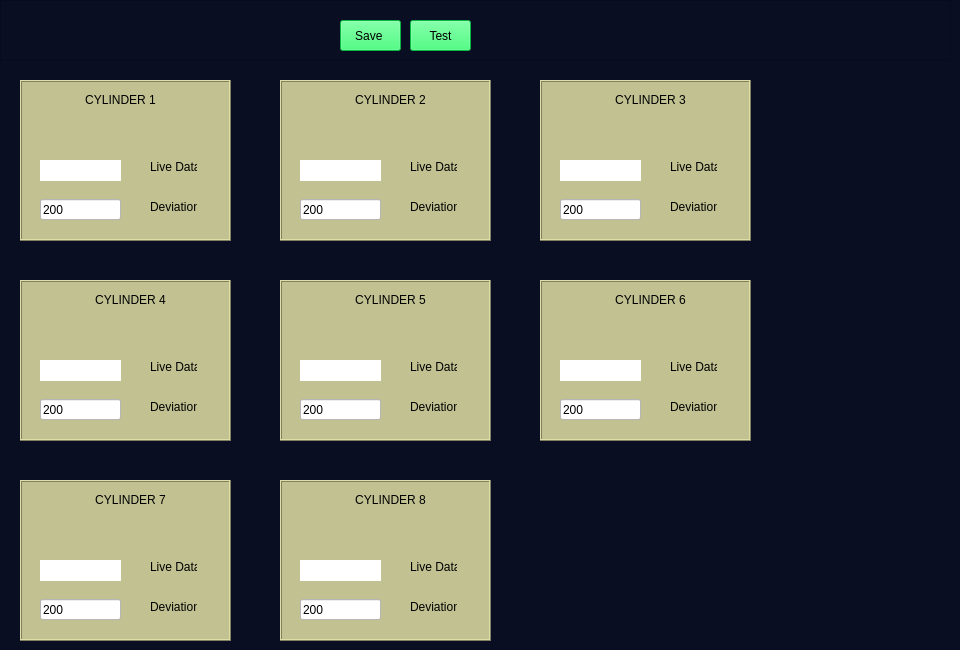
       <widget class="QWidget" name="Tab_Conf">
        <property name="styleSheet">
         <string notr="true">QWidget{
background-color: rgb(10, 14, 35);

}</string>
        </property>
        <attribute name="title">
         <string>Main Engine</string>
        </attribute>
        <widget class="QFrame" name="frame_SeaWaterPump_2">
         <property name="geometry">
          <rect>
           <x>20</x>
           <y>80</y>
           <width>211</width>
           <height>161</height>
          </rect>
         </property>
         <property name="styleSheet">
          <string notr="true">QFrame{
	background-color:rgb(193, 193, 145) ;
}</string>
         </property>
         <property name="frameShape">
          <enum>QFrame::Box</enum>
         </property>
         <property name="frameShadow">
          <enum>QFrame::Raised</enum>
         </property>
         <widget class="QLabel" name="label_13">
          <property name="geometry">
           <rect>
            <x>130</x>
            <y>80</y>
            <width>47</width>
            <height>13</height>
           </rect>
          </property>
          <property name="text">
           <string>Live Data</string>
          </property>
         </widget>
         <widget class="QLabel" name="label_14">
          <property name="geometry">
           <rect>
            <x>130</x>
            <y>120</y>
            <width>47</width>
            <height>13</height>
           </rect>
          </property>
          <property name="text">
           <string>Deviation</string>
          </property>
         </widget>
         <widget class="QLabel" name="lab_c1">
          <property name="geometry">
           <rect>
            <x>20</x>
            <y>80</y>
            <width>81</width>
            <height>21</height>
           </rect>
          </property>
          <property name="styleSheet">
           <string notr="true">background-color: rgb(255, 255, 255);</string>
          </property>
          <property name="text">
           <string/>
          </property>
         </widget>
         <widget class="QLabel" name="label_35">
          <property name="geometry">
           <rect>
            <x>50</x>
            <y>10</y>
            <width>101</width>
            <height>20</height>
           </rect>
          </property>
          <property name="styleSheet">
           <string notr="true">font: 75 12pt &quot;Times New Roman&quot;;</string>
          </property>
          <property name="text">
           <string>CYLINDER 1</string>
          </property>
          <property name="alignment">
           <set>Qt::AlignCenter</set>
          </property>
         </widget>
         <widget class="QLineEdit" name="line_c1">
          <property name="geometry">
           <rect>
            <x>20</x>
            <y>119</y>
            <width>81</width>
            <height>21</height>
           </rect>
          </property>
          <property name="styleSheet">
           <string notr="true">background-color: rgb(255, 255, 255);</string>
          </property>
          <property name="text">
           <string>200</string>
          </property>
         </widget>
         <widget class="QLabel" name="lab_icon">
          <property name="geometry">
           <rect>
            <x>20</x>
            <y>40</y>
            <width>33</width>
            <height>33</height>
           </rect>
          </property>
          <property name="text">
           <string/>
          </property>
          <property name="scaledContents">
           <bool>true</bool>
          </property>
         </widget>
        </widget>
        <widget class="QFrame" name="frame_SeaWaterPump_4">
         <property name="geometry">
          <rect>
           <x>20</x>
           <y>280</y>
           <width>211</width>
           <height>161</height>
          </rect>
         </property>
         <property name="styleSheet">
          <string notr="true">QFrame{
	background-color:rgb(193, 193, 145) ;
}</string>
         </property>
         <property name="frameShape">
          <enum>QFrame::Box</enum>
         </property>
         <property name="frameShadow">
          <enum>QFrame::Raised</enum>
         </property>
         <widget class="QLabel" name="label_17">
          <property name="geometry">
           <rect>
            <x>130</x>
            <y>80</y>
            <width>47</width>
            <height>13</height>
           </rect>
          </property>
          <property name="text">
           <string>Live Data</string>
          </property>
         </widget>
         <widget class="QLabel" name="label_18">
          <property name="geometry">
           <rect>
            <x>130</x>
            <y>120</y>
            <width>47</width>
            <height>13</height>
           </rect>
          </property>
          <property name="text">
           <string>Deviation</string>
          </property>
         </widget>
         <widget class="QLabel" name="lab_c4">
          <property name="geometry">
           <rect>
            <x>20</x>
            <y>80</y>
            <width>81</width>
            <height>21</height>
           </rect>
          </property>
          <property name="styleSheet">
           <string notr="true">background-color: rgb(255, 255, 255);</string>
          </property>
          <property name="text">
           <string/>
          </property>
         </widget>
         <widget class="QLabel" name="label_43">
          <property name="geometry">
           <rect>
            <x>40</x>
            <y>10</y>
            <width>141</width>
            <height>20</height>
           </rect>
          </property>
          <property name="styleSheet">
           <string notr="true">font: 75 12pt &quot;Times New Roman&quot;;</string>
          </property>
          <property name="text">
           <string>CYLINDER 4</string>
          </property>
          <property name="alignment">
           <set>Qt::AlignCenter</set>
          </property>
         </widget>
         <widget class="QLineEdit" name="line_c4">
          <property name="geometry">
           <rect>
            <x>20</x>
            <y>119</y>
            <width>81</width>
            <height>21</height>
           </rect>
          </property>
          <property name="styleSheet">
           <string notr="true">background-color: rgb(255, 255, 255);</string>
          </property>
          <property name="text">
           <string>200</string>
          </property>
         </widget>
         <widget class="QLabel" name="lab_icon_4">
          <property name="geometry">
           <rect>
            <x>20</x>
            <y>40</y>
            <width>33</width>
            <height>33</height>
           </rect>
          </property>
          <property name="text">
           <string/>
          </property>
          <property name="scaledContents">
           <bool>true</bool>
          </property>
         </widget>
        </widget>
        <widget class="QFrame" name="frame_SeaWaterPump_3">
         <property name="geometry">
          <rect>
           <x>280</x>
           <y>80</y>
           <width>211</width>
           <height>161</height>
          </rect>
         </property>
         <property name="styleSheet">
          <string notr="true">QFrame{
	background-color:rgb(193, 193, 145) ;
}</string>
         </property>
         <property name="frameShape">
          <enum>QFrame::Box</enum>
         </property>
         <property name="frameShadow">
          <enum>QFrame::Raised</enum>
         </property>
         <widget class="QLabel" name="label_15">
          <property name="geometry">
           <rect>
            <x>130</x>
            <y>80</y>
            <width>47</width>
            <height>13</height>
           </rect>
          </property>
          <property name="text">
           <string>Live Data</string>
          </property>
         </widget>
         <widget class="QLabel" name="label_16">
          <property name="geometry">
           <rect>
            <x>130</x>
            <y>120</y>
            <width>47</width>
            <height>13</height>
           </rect>
          </property>
          <property name="text">
           <string>Deviation</string>
          </property>
         </widget>
         <widget class="QLabel" name="lab_c2">
          <property name="geometry">
           <rect>
            <x>20</x>
            <y>80</y>
            <width>81</width>
            <height>21</height>
           </rect>
          </property>
          <property name="styleSheet">
           <string notr="true">background-color: rgb(255, 255, 255);</string>
          </property>
          <property name="text">
           <string/>
          </property>
         </widget>
         <widget class="QLabel" name="label_37">
          <property name="geometry">
           <rect>
            <x>40</x>
            <y>10</y>
            <width>141</width>
            <height>20</height>
           </rect>
          </property>
          <property name="styleSheet">
           <string notr="true">font: 75 12pt &quot;Times New Roman&quot;;</string>
          </property>
          <property name="text">
           <string>CYLINDER 2</string>
          </property>
          <property name="alignment">
           <set>Qt::AlignCenter</set>
          </property>
         </widget>
         <widget class="QLineEdit" name="line_c2">
          <property name="geometry">
           <rect>
            <x>20</x>
            <y>119</y>
            <width>81</width>
            <height>21</height>
           </rect>
          </property>
          <property name="styleSheet">
           <string notr="true">background-color: rgb(255, 255, 255);</string>
          </property>
          <property name="text">
           <string>200</string>
          </property>
         </widget>
         <widget class="QLabel" name="lab_icon_2">
          <property name="geometry">
           <rect>
            <x>20</x>
            <y>40</y>
            <width>33</width>
            <height>33</height>
           </rect>
          </property>
          <property name="text">
           <string/>
          </property>
          <property name="scaledContents">
           <bool>true</bool>
          </property>
         </widget>
        </widget>
        <widget class="QFrame" name="frame_SeaWaterPump_5">
         <property name="geometry">
          <rect>
           <x>280</x>
           <y>280</y>
           <width>211</width>
           <height>161</height>
          </rect>
         </property>
         <property name="styleSheet">
          <string notr="true">QFrame{
	background-color:rgb(193, 193, 145) ;
}</string>
         </property>
         <property name="frameShape">
          <enum>QFrame::Box</enum>
         </property>
         <property name="frameShadow">
          <enum>QFrame::Raised</enum>
         </property>
         <widget class="QLabel" name="label_19">
          <property name="geometry">
           <rect>
            <x>130</x>
            <y>80</y>
            <width>47</width>
            <height>13</height>
           </rect>
          </property>
          <property name="text">
           <string>Live Data</string>
          </property>
         </widget>
         <widget class="QLabel" name="label_20">
          <property name="geometry">
           <rect>
            <x>130</x>
            <y>120</y>
            <width>47</width>
            <height>13</height>
           </rect>
          </property>
          <property name="text">
           <string>Deviation</string>
          </property>
         </widget>
         <widget class="QLabel" name="lab_c5">
          <property name="geometry">
           <rect>
            <x>20</x>
            <y>80</y>
            <width>81</width>
            <height>21</height>
           </rect>
          </property>
          <property name="styleSheet">
           <string notr="true">background-color: rgb(255, 255, 255);</string>
          </property>
          <property name="text">
           <string/>
          </property>
         </widget>
         <widget class="QLabel" name="label_45">
          <property name="geometry">
           <rect>
            <x>40</x>
            <y>10</y>
            <width>141</width>
            <height>20</height>
           </rect>
          </property>
          <property name="styleSheet">
           <string notr="true">font: 75 12pt &quot;Times New Roman&quot;;</string>
          </property>
          <property name="text">
           <string>CYLINDER 5</string>
          </property>
          <property name="alignment">
           <set>Qt::AlignCenter</set>
          </property>
         </widget>
         <widget class="QLineEdit" name="line_c5">
          <property name="geometry">
           <rect>
            <x>20</x>
            <y>119</y>
            <width>81</width>
            <height>21</height>
           </rect>
          </property>
          <property name="styleSheet">
           <string notr="true">background-color: rgb(255, 255, 255);</string>
          </property>
          <property name="text">
           <string>200</string>
          </property>
         </widget>
         <widget class="QLabel" name="lab_icon_5">
          <property name="geometry">
           <rect>
            <x>20</x>
            <y>40</y>
            <width>33</width>
            <height>33</height>
           </rect>
          </property>
          <property name="text">
           <string/>
          </property>
          <property name="scaledContents">
           <bool>true</bool>
          </property>
         </widget>
        </widget>
        <widget class="QFrame" name="frame_SeaWaterPump_6">
         <property name="geometry">
          <rect>
           <x>540</x>
           <y>280</y>
           <width>211</width>
           <height>161</height>
          </rect>
         </property>
         <property name="styleSheet">
          <string notr="true">QFrame{
	background-color:rgb(193, 193, 145) ;
}</string>
         </property>
         <property name="frameShape">
          <enum>QFrame::Box</enum>
         </property>
         <property name="frameShadow">
          <enum>QFrame::Raised</enum>
         </property>
         <widget class="QLabel" name="label_21">
          <property name="geometry">
           <rect>
            <x>130</x>
            <y>80</y>
            <width>47</width>
            <height>13</height>
           </rect>
          </property>
          <property name="text">
           <string>Live Data</string>
          </property>
         </widget>
         <widget class="QLabel" name="label_22">
          <property name="geometry">
           <rect>
            <x>130</x>
            <y>120</y>
            <width>47</width>
            <height>13</height>
           </rect>
          </property>
          <property name="text">
           <string>Deviation</string>
          </property>
         </widget>
         <widget class="QLabel" name="lab_c6">
          <property name="geometry">
           <rect>
            <x>20</x>
            <y>80</y>
            <width>81</width>
            <height>21</height>
           </rect>
          </property>
          <property name="styleSheet">
           <string notr="true">background-color: rgb(255, 255, 255);</string>
          </property>
          <property name="text">
           <string/>
          </property>
         </widget>
         <widget class="QLabel" name="label_47">
          <property name="geometry">
           <rect>
            <x>40</x>
            <y>10</y>
            <width>141</width>
            <height>20</height>
           </rect>
          </property>
          <property name="styleSheet">
           <string notr="true">font: 75 12pt &quot;Times New Roman&quot;;</string>
          </property>
          <property name="text">
           <string>CYLINDER 6</string>
          </property>
          <property name="alignment">
           <set>Qt::AlignCenter</set>
          </property>
         </widget>
         <widget class="QLineEdit" name="line_c6">
          <property name="geometry">
           <rect>
            <x>20</x>
            <y>119</y>
            <width>81</width>
            <height>21</height>
           </rect>
          </property>
          <property name="styleSheet">
           <string notr="true">background-color: rgb(255, 255, 255);</string>
          </property>
          <property name="text">
           <string>200</string>
          </property>
         </widget>
         <widget class="QLabel" name="lab_icon_6">
          <property name="geometry">
           <rect>
            <x>20</x>
            <y>40</y>
            <width>33</width>
            <height>33</height>
           </rect>
          </property>
          <property name="text">
           <string/>
          </property>
          <property name="scaledContents">
           <bool>true</bool>
          </property>
         </widget>
        </widget>
        <widget class="QFrame" name="frame_SeaWaterPump_7">
         <property name="geometry">
          <rect>
           <x>540</x>
           <y>80</y>
           <width>211</width>
           <height>161</height>
          </rect>
         </property>
         <property name="styleSheet">
          <string notr="true">QFrame{
	background-color:rgb(193, 193, 145) ;
}</string>
         </property>
         <property name="frameShape">
          <enum>QFrame::Box</enum>
         </property>
         <property name="frameShadow">
          <enum>QFrame::Raised</enum>
         </property>
         <widget class="QLabel" name="label_23">
          <property name="geometry">
           <rect>
            <x>130</x>
            <y>80</y>
            <width>47</width>
            <height>13</height>
           </rect>
          </property>
          <property name="text">
           <string>Live Data</string>
          </property>
         </widget>
         <widget class="QLabel" name="label_24">
          <property name="geometry">
           <rect>
            <x>130</x>
            <y>120</y>
            <width>47</width>
            <height>13</height>
           </rect>
          </property>
          <property name="text">
           <string>Deviation</string>
          </property>
         </widget>
         <widget class="QLabel" name="lab_c3">
          <property name="geometry">
           <rect>
            <x>20</x>
            <y>80</y>
            <width>81</width>
            <height>21</height>
           </rect>
          </property>
          <property name="styleSheet">
           <string notr="true">background-color: rgb(255, 255, 255);</string>
          </property>
          <property name="text">
           <string/>
          </property>
         </widget>
         <widget class="QLabel" name="label_49">
          <property name="geometry">
           <rect>
            <x>40</x>
            <y>10</y>
            <width>141</width>
            <height>20</height>
           </rect>
          </property>
          <property name="styleSheet">
           <string notr="true">font: 75 12pt &quot;Times New Roman&quot;;</string>
          </property>
          <property name="text">
           <string>CYLINDER 3</string>
          </property>
          <property name="alignment">
           <set>Qt::AlignCenter</set>
          </property>
         </widget>
         <widget class="QLineEdit" name="line_c3">
          <property name="geometry">
           <rect>
            <x>20</x>
            <y>119</y>
            <width>81</width>
            <height>21</height>
           </rect>
          </property>
          <property name="styleSheet">
           <string notr="true">background-color: rgb(255, 255, 255);</string>
          </property>
          <property name="text">
           <string>200</string>
          </property>
         </widget>
         <widget class="QLabel" name="lab_icon_3">
          <property name="geometry">
           <rect>
            <x>20</x>
            <y>40</y>
            <width>33</width>
            <height>33</height>
           </rect>
          </property>
          <property name="text">
           <string/>
          </property>
          <property name="scaledContents">
           <bool>true</bool>
          </property>
         </widget>
        </widget>
        <widget class="QFrame" name="frame_SeaWaterPump_8">
         <property name="geometry">
          <rect>
           <x>20</x>
           <y>480</y>
           <width>211</width>
           <height>161</height>
          </rect>
         </property>
         <property name="styleSheet">
          <string notr="true">QFrame{
	background-color:rgb(193, 193, 145) ;
}</string>
         </property>
         <property name="frameShape">
          <enum>QFrame::Box</enum>
         </property>
         <property name="frameShadow">
          <enum>QFrame::Raised</enum>
         </property>
         <widget class="QLabel" name="label_50">
          <property name="geometry">
           <rect>
            <x>130</x>
            <y>80</y>
            <width>47</width>
            <height>13</height>
           </rect>
          </property>
          <property name="text">
           <string>Live Data</string>
          </property>
         </widget>
         <widget class="QLabel" name="label_51">
          <property name="geometry">
           <rect>
            <x>130</x>
            <y>120</y>
            <width>47</width>
            <height>13</height>
           </rect>
          </property>
          <property name="text">
           <string>Deviation</string>
          </property>
         </widget>
         <widget class="QLabel" name="lab_c7">
          <property name="geometry">
           <rect>
            <x>20</x>
            <y>80</y>
            <width>81</width>
            <height>21</height>
           </rect>
          </property>
          <property name="styleSheet">
           <string notr="true">background-color: rgb(255, 255, 255);</string>
          </property>
          <property name="text">
           <string/>
          </property>
         </widget>
         <widget class="QLabel" name="label_53">
          <property name="geometry">
           <rect>
            <x>40</x>
            <y>10</y>
            <width>141</width>
            <height>20</height>
           </rect>
          </property>
          <property name="styleSheet">
           <string notr="true">font: 75 12pt &quot;Times New Roman&quot;;</string>
          </property>
          <property name="text">
           <string>CYLINDER 7</string>
          </property>
          <property name="alignment">
           <set>Qt::AlignCenter</set>
          </property>
         </widget>
         <widget class="QLineEdit" name="line_c7">
          <property name="geometry">
           <rect>
            <x>20</x>
            <y>119</y>
            <width>81</width>
            <height>21</height>
           </rect>
          </property>
          <property name="styleSheet">
           <string notr="true">background-color: rgb(255, 255, 255);</string>
          </property>
          <property name="text">
           <string>200</string>
          </property>
         </widget>
         <widget class="QLabel" name="lab_icon_7">
          <property name="geometry">
           <rect>
            <x>20</x>
            <y>40</y>
            <width>33</width>
            <height>33</height>
           </rect>
          </property>
          <property name="text">
           <string/>
          </property>
          <property name="scaledContents">
           <bool>true</bool>
          </property>
         </widget>
        </widget>
        <widget class="QFrame" name="frame_SeaWaterPump_9">
         <property name="geometry">
          <rect>
           <x>280</x>
           <y>480</y>
           <width>211</width>
           <height>161</height>
          </rect>
         </property>
         <property name="styleSheet">
          <string notr="true">QFrame{
	background-color:rgb(193, 193, 145) ;
}</string>
         </property>
         <property name="frameShape">
          <enum>QFrame::Box</enum>
         </property>
         <property name="frameShadow">
          <enum>QFrame::Raised</enum>
         </property>
         <widget class="QLabel" name="label_54">
          <property name="geometry">
           <rect>
            <x>130</x>
            <y>80</y>
            <width>47</width>
            <height>13</height>
           </rect>
          </property>
          <property name="text">
           <string>Live Data</string>
          </property>
         </widget>
         <widget class="QLabel" name="label_55">
          <property name="geometry">
           <rect>
            <x>130</x>
            <y>120</y>
            <width>47</width>
            <height>13</height>
           </rect>
          </property>
          <property name="text">
           <string>Deviation</string>
          </property>
         </widget>
         <widget class="QLabel" name="lab_c8">
          <property name="geometry">
           <rect>
            <x>20</x>
            <y>80</y>
            <width>81</width>
            <height>21</height>
           </rect>
          </property>
          <property name="styleSheet">
           <string notr="true">background-color: rgb(255, 255, 255);</string>
          </property>
          <property name="text">
           <string/>
          </property>
         </widget>
         <widget class="QLabel" name="label_57">
          <property name="geometry">
           <rect>
            <x>40</x>
            <y>10</y>
            <width>141</width>
            <height>20</height>
           </rect>
          </property>
          <property name="styleSheet">
           <string notr="true">font: 75 12pt &quot;Times New Roman&quot;;</string>
          </property>
          <property name="text">
           <string>CYLINDER 8</string>
          </property>
          <property name="alignment">
           <set>Qt::AlignCenter</set>
          </property>
         </widget>
         <widget class="QLineEdit" name="line_c8">
          <property name="geometry">
           <rect>
            <x>20</x>
            <y>119</y>
            <width>81</width>
            <height>21</height>
           </rect>
          </property>
          <property name="styleSheet">
           <string notr="true">background-color: rgb(255, 255, 255);</string>
          </property>
          <property name="text">
           <string>200</string>
          </property>
         </widget>
         <widget class="QLabel" name="lab_icon_8">
          <property name="geometry">
           <rect>
            <x>20</x>
            <y>40</y>
            <width>33</width>
            <height>33</height>
           </rect>
          </property>
          <property name="text">
           <string/>
          </property>
          <property name="scaledContents">
           <bool>true</bool>
          </property>
         </widget>
        </widget>
        <widget class="QFrame" name="frame_3">
         <property name="geometry">
          <rect>
           <x>0</x>
           <y>0</y>
           <width>951</width>
           <height>61</height>
          </rect>
         </property>
         <property name="styleSheet">
          <string notr="true">background-color: rgb(10, 14, 35);
</string>
         </property>
         <property name="frameShape">
          <enum>QFrame::StyledPanel</enum>
         </property>
         <property name="frameShadow">
          <enum>QFrame::Raised</enum>
         </property>
         <widget class="QPushButton" name="savebn_c1">
          <property name="geometry">
           <rect>
            <x>340</x>
            <y>20</y>
            <width>61</width>
            <height>31</height>
           </rect>
          </property>
          <property name="styleSheet">
           <string notr="true">background-color: rgb(17, 255, 92);</string>
          </property>
          <property name="text">
           <string>Save </string>
          </property>
         </widget>
         <widget class="QPushButton" name="testbn_c1">
          <property name="geometry">
           <rect>
            <x>410</x>
            <y>20</y>
            <width>61</width>
            <height>31</height>
           </rect>
          </property>
          <property name="styleSheet">
           <string notr="true">background-color: rgb(17, 255, 92);</string>
          </property>
          <property name="text">
           <string>Test</string>
          </property>
         </widget>
        </widget>
       </widget>
